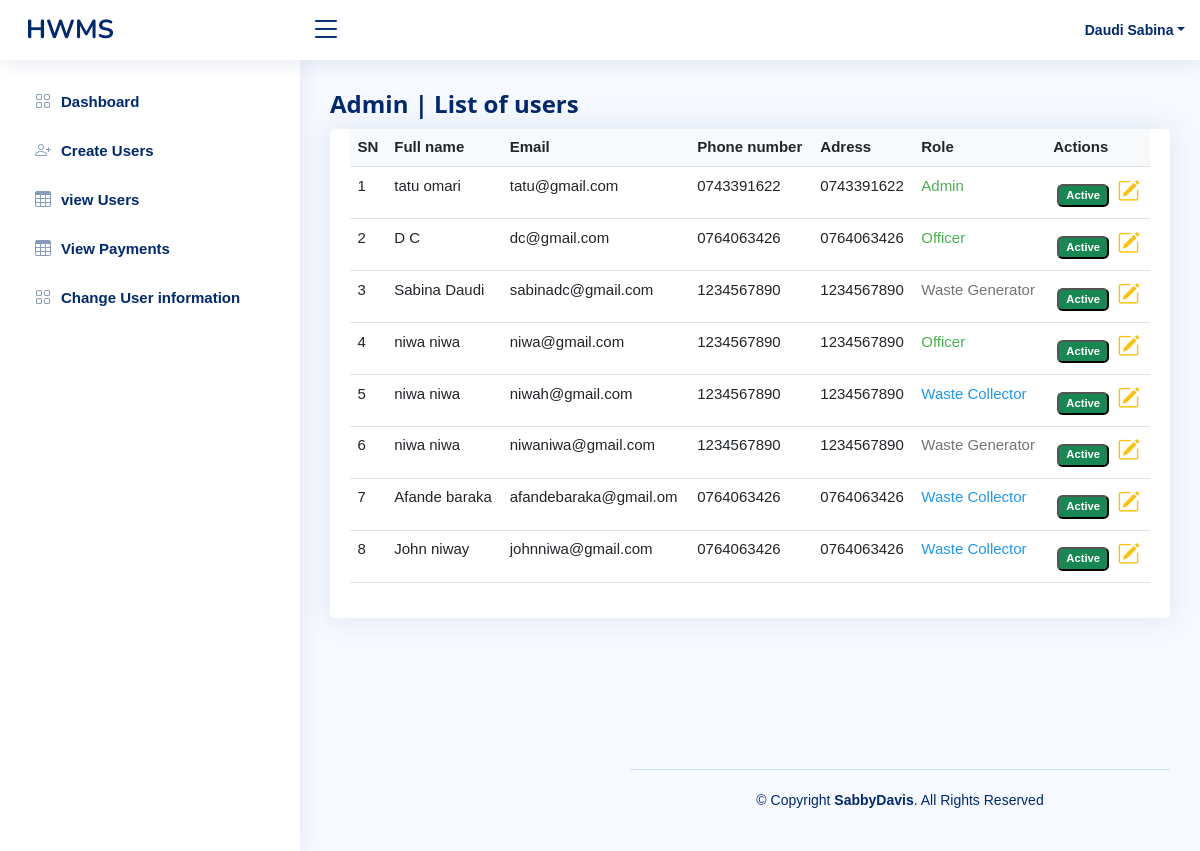
The app's page /admin/status_change.php (signed in) with its own data.
### tables this page shows
CREATE TABLE IF NOT EXISTS `users` (
  `user_id` int NOT NULL AUTO_INCREMENT,
  `fname` varchar(100) NOT NULL,
  `lname` varchar(100) NOT NULL,
  `email` varchar(100) NOT NULL,
  `password` varchar(255) NOT NULL DEFAULT '$2y$10$9nynCknZcZ/IgqjGDsIog.LIux8bWUsGW6ZMW5t.SkREPcNv5zlXi',
  `address_id` int NOT NULL,
  `contact` varchar(50) NOT NULL,
  `status` int NOT NULL DEFAULT '4',
  `role_id` int NOT NULL DEFAULT '1',
  PRIMARY KEY (`user_id`),
  KEY `role_id` (`role_id`),
  KEY `address_id` (`address_id`),
  KEY `status` (`status`)
);

### admin/status_change.php (the view, shortened to what this page needs)
<?php
require_once('../app/connection.php');
$user_id = $_SESSION['id'];
if (empty($user_id)) {
	header('location:../index.php');
} else {
	$query = "select * from users where user_id =$user_id ";
	$send = mysqli_query($con, $query);
	$rows = mysqli_fetch_assoc($send);
}
?>
<!DOCTYPE html>
<html lang="en">
<head>
	<link href="../assets/vendor/bootstrap/css/bootstrap.min.css" rel="stylesheet">
	<link href="../assets/vendor/bootstrap-icons/bootstrap-icons.css" rel="stylesheet">
	<link href="../assets/vendor/boxicons/css/boxicons.min.css" rel="stylesheet">
	<link href="../assets/vendor/quill/quill.snow.css" rel="stylesheet">
	<link href="../assets/vendor/quill/quill.bubble.css" rel="stylesheet">
	<link href="../assets/vendor/remixicon/remixicon.css" rel="stylesheet">
	<link href="../assets/vendor/simple-datatables/style.css" rel="stylesheet">
	<link href="../assets/css/style.css" rel="stylesheet">
	<link rel="stylesheet" href="../assets/css/w3.css">
</head>
<body>
	<header id="header" class="header fixed-top d-flex align-items-center">
		<div class="d-flex align-items-center justify-content-between">
			<a href="index.html" class="logo d-flex align-items-center">
				<span class="d-none d-lg-block">HWMS</span>
			</a>
			<i class="bi bi-list toggle-sidebar-btn"></i>
		</div>
		<nav class="header-nav ms-auto">
			<ul class="d-flex align-items-center">
				<li class="nav-item dropdown pe-3">
					<a class="nav-link nav-profile d-flex align-items-center pe-0" href="#" data-bs-toggle="dropdown">
						<span class="d-none d-md-block dropdown-toggle ps-2"> <?php echo $rows['lname'] . " " . $rows['fname']; ?></span>
					</a>
				</li>
			</ul>
		</nav>
	</header>
	<aside id="sidebar" class="sidebar">
		<ul class="sidebar-nav" id="sidebar-nav">
			<li class="nav-item">
				<a class="nav-link collapsed" href="adminDashboard.php">
					<i class="bi bi-grid"></i>
					<span>Dashboard</span>
				</a>
			</li>
			<li class="nav-item">
				<a class="nav-link collapsed" href="add_user.php">
					<i class="bi bi-person-plus"></i>
					<span>Create Users</span>
				</a>
			</li>
			<li class="nav-item">
				<a class="nav-link collapsed" href="users.php">
					<i class="bi bi-table"></i>
					<span>view Users</span>
				</a>
			</li>
			<li class="nav-item">
				<a class="nav-link collapsed" href="payment.php">
					<i class="bi bi-table"></i>
					<span>View Payments</span>
				</a>
			</li>
			<li class="nav-item">
				<a class="nav-link collapsed" href="status_change.php">
					<i class="bi bi-grid"></i>
					<span>Change User information</span>
				</a>
			</li>
		</ul>
	</aside>
	<main id="main" class="main">
		<div class="pagetitle">
			<h1>Admin | List of users </h1>
		</div>
		<section class="section" style="height:80vh;">
			<div class="col-md-12">
				<div class="panel panel-primary filterable ">
					<section class="section">
						<div class="row">
							<div class="col-lg-12">
								<div class="card">
									<div class="card-body">
										<table class="table datatable table-responsive">
											<?php
											$select = "SELECT * FROM users ";
											$result = mysqli_query($con, $select);
											if (mysqli_num_rows($result) > 0) {
											?>
												<thead>
													<tr class="bg-light text-dark">
														<th class="">SN</th>
														<th class=" col" colspan="2">Full name</th>
														<th class="col">Email</th>
														<th class="col">Phone number</th>
														<th class="col">Adress</th>
														<th class="col"> Role</th>
														<th class="col" colspan="2"> Actions</th>
													</tr>
												</thead>
												<tbody>
													<?php
													$sn = 1;
													while ($user = mysqli_fetch_assoc($result)) {
														$fname = $user['fname'];
														$lname = $user['lname'];
														$email = $user['email'];
														$contact = $user['contact'];
														$status = $user['status'];
													?>
														<tr id="<?php echo $user['user_id']; ?>" class="id" style="text-align: ;">
															<td class="col"><?php echo $sn++; ?></td>
															<td class="col" colspan="2"><?php echo $fname . " " . $lname ?> </td>
															<td class="col"><?php echo $email ?></td>
															<td class="col"><?php echo $contact ?></td>
															<td class="col"><?php echo $contact ?></td>
															<td class="col">
																<?php
																if ($user['role_id'] == 1) {
																?>
																	<span class="w3-text-gray">Waste Generator</span>
																<?php
																} elseif ($user['role_id'] == 2) {
																?>
																	<span class="w3-text-blue">Waste Collector</span>
																<?php
																} elseif ($user['role_id'] == 3) {
																?>
																	<span class="w3-text-green">Officer</span>
																<?php
																} elseif ($user['role_id'] == 4) {
																?>
																	<span class="w3-text-green">Admin</span>
																<?php
																}
																?>
															</td>
															<td class="col" colspan="2" href="#" name="update">
																<?php
																if ($status == 4) { ?>
																	<a href="#">
																		<button class="badge m-1 bg-success remove">Active</button>
																		<?php } elseif($user['status'] == 5)  { ?>
																			<a href="#">
																				<button class="badge m-1 bg-danger remove">
																					In Ative</button>
																			<?php  }
																			?>
																			</a>
																			<span class="col"><a href="./update_user.php?update=<?php echo $user['user_id']; ?>" name="update"><i class="fs-4  bi-pencil-square text-warning fw-bold"></i></a>
																			</span>
															</td>
														</tr>
												<?php
													}
												} else {
													echo "No Records";
												}
												?>
												</tbody>
										</table>
									</div>
								</div>
							</div>
						</div>
					</section>
				</div>
			</div>
		</section>
		<footer id="footer" class="footer">
			<div class="copyright">
				&copy; Copyright <strong><span>SabbyDavis</span></strong>. All Rights Reserved
			</div>
		</footer>
</body>
</html>

### assets/css/style.css (style rules this page uses)
:root { scroll-behavior: smooth; }
body { font-family: "Open Sans", sans-serif; background: #f6f9ff; color: #444444; }
a { color: #4154f1; text-decoration: none; }
h1, h2, h3, h4, h5, h6 { font-family: "Nunito", sans-serif; }
#main { margin-top: 60px; padding: 20px 30px; transition: all 0.3s; }
.pagetitle { margin-bottom: 10px; }
.pagetitle h1 { font-size: 24px; margin-bottom: 0; font-weight: 600; color: #012970; }
.card { margin-bottom: 30px; border: none; border-radius: 5px; box-shadow: 0px 0 30px rgba(1, 41, 112, 0.1); }
.card-body { padding: 0 20px 20px 20px; }
.logo { line-height: 1; }
@media (min-width: 1200px) { .logo { width: 280px; } }
.logo span { font-size: 26px; font-weight: 700; color: #012970; font-family: "Nunito", sans-serif; }
.header { transition: all 0.5s; z-index: 997; height: 60px; box-shadow: 0px 2px 20px rgba(1, 41, 112, 0.1); background-color: #fff; padding-left: 20px; }
.header .toggle-sidebar-btn { font-size: 32px; padding-left: 10px; cursor: pointer; color: #012970; }
.header-nav ul { list-style: none; }
.header-nav>ul { margin: 0; padding: 0; }
.header-nav .nav-profile { color: #012970; }
.header-nav .nav-profile span { font-size: 14px; font-weight: 600; }
.sidebar { position: fixed; top: 60px; left: 0; bottom: 0; width: 300px; z-index: 996; transition: all 0.3s; padding: 20px; overflow-y: auto; scrollbar-width: thin; scrollbar-color: #aab7cf transparent; box-shadow: 0px 0px 20px rgba(1, 41, 112, 0.1); background-color: #fff; }
@media (min-width: 1200px) { #main, #footer { margin-left: 300px; } }
.sidebar-nav { padding: 0; margin: 0; list-style: none; }
.sidebar-nav li { padding: 0; margin: 0; list-style: none; }
.sidebar-nav .nav-item { margin-bottom: 5px; }
.sidebar-nav .nav-link { display: flex; align-items: center; font-size: 15px; font-weight: 600; color: #4154f1; transition: 0.3; background: #f6f9ff; padding: 10px 15px; border-radius: 4px; }
.sidebar-nav .nav-link i { font-size: 16px; margin-right: 10px; color: #4154f1; }
.sidebar-nav .nav-link.collapsed { color: #012970; background: #fff; }
.sidebar-nav .nav-link.collapsed i { color: #899bbd; }
.footer { padding: 20px 0; font-size: 14px; transition: all 0.3s; border-top: 1px solid #cddfff; }
.footer .copyright { text-align: center; color: #012970; }

### assets/css/w3.css (style rules this page uses)
*,*:before,*:after { box-sizing:inherit }
html { -ms-text-size-adjust:100%;-webkit-text-size-adjust:100% }
body { margin:0 }
article,aside,details,figcaption,figure,footer,header,main,menu,nav,section { display:block }
a { background-color:transparent }
b,strong { font-weight:bolder }
button,input,select,textarea,optgroup { font:inherit;margin:0 }
button,input { overflow:visible }
button,select { text-transform:none }
button,[type=button],[type=reset],[type=submit] { -webkit-appearance:button }
html,body { font-family:Verdana,sans-serif;font-size:15px;line-height:1.5 }
html { overflow-x:hidden }
h1 { font-size:36px }
h1,h2,h3,h4,h5,h6 { font-family:"Segoe UI",Arial,sans-serif;font-weight:400;margin:10px 0 }
a { color:inherit }
.w3-main,#main { transition:margin-left .4s }
.w3-text-blue,.w3-hover-text-blue:hover { color:#2196F3!important }
.w3-text-green,.w3-hover-text-green:hover { color:#4CAF50!important }
.w3-text-grey,.w3-hover-text-grey:hover,.w3-text-gray,.w3-hover-text-gray:hover { color:#757575!important }

### records on screen
users: lname "Daudi", fname "Sabina", email "sabinadc@gmail.com", contact "1234567890", shows "Waste Generator", shows "Active"
users: fname "tatu", lname "omari", email "tatu@gmail.com", contact "0743391622", shows "Admin", shows "Active"
users: fname "D", lname "C", email "dc@gmail.com", contact "0764063426", shows "Officer", shows "Active"
users: fname "niwa", lname "niwa", email "niwa@gmail.com", contact "1234567890", shows "Officer", shows "Active"
users: fname "niwa", lname "niwa", email "niwah@gmail.com", contact "1234567890", shows "Waste Collector", shows "Active"
users: fname "niwa", lname "niwa", email "niwaniwa@gmail.com", contact "1234567890", shows "Waste Generator", shows "Active"
users: fname "Afande", lname "baraka", email "afandebaraka@gmail.om", contact "0764063426", shows "Waste Collector", shows "Active"
users: fname "John", lname "niway", email "johnniwa@gmail.com", contact "0764063426", shows "Waste Collector", shows "Active"
